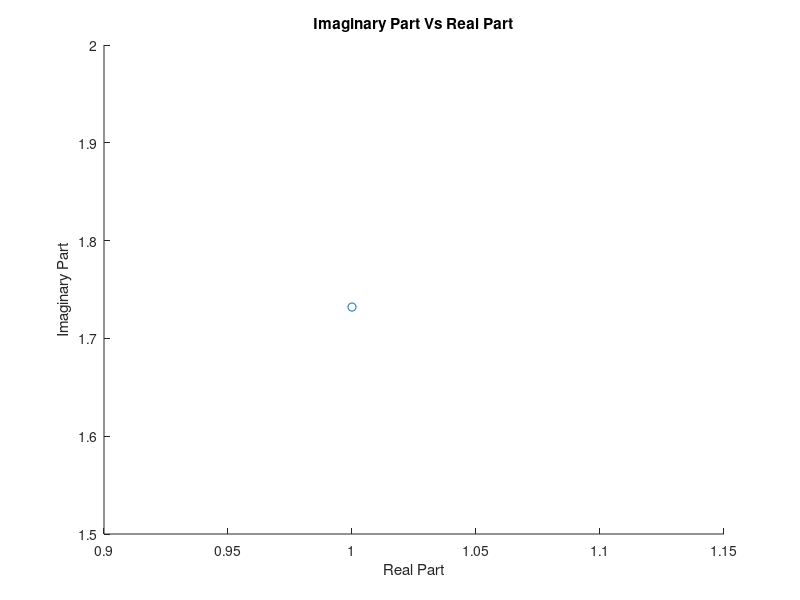

This figure's MATLAB source:
% Written by Tan Jin Chun
% Last Modified: 25/7/2021
% Lab01T01

clear all;close all;clc

% Question 1
% Entering sqrt(1) to display the result
x = sqrt(-1);

% Question 2
% Enter 1+j and 1i + 1j and display the result
y = i + j;
z = 1i + 1j;

% Question 3
% Defining z1 = 1 + j by entering z1 = 1+1j

% Initialising z as 1 + j
z_1 = 1 + j;

% Magnitude
Magnitude = abs(z_1);

% Angle 
Angle = angle(z_1);

% Real Number
Real = real(z_1);

% Imaginary Number
Imaginary = imag(z_1);

% Question  4
% The phase is in radians. Angle(z_1)returns the phase angle in the 
% interval [-π,π] for each element of a complex array z .

% Question 5
z_2 = 2*exp((1j*pi)/3);

% Displaying the magnitude of z1+z2
z_ans = z_1 + z_2;
abs_ans = abs(z_ans);

% Question 6
% Plotting the complex number z2 = 2*exp(j*pi/3)
z_3 = 2*exp((1j*pi)/3);
figure
x = real(z_3);
y = imag(z_3);
scatter(x,y);
title("Imaginary Part Vs Real Part")
xlabel("Real Part")
ylabel("Imaginary Part")
